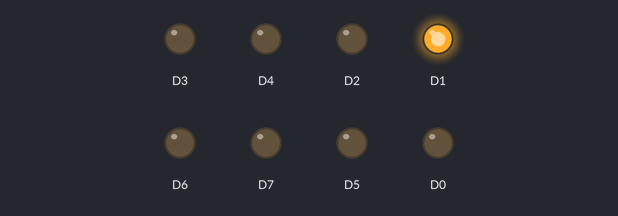
Simulated run of this sketch. Board: ESP8266 (NodeMCU). On the bench: output pins drawn as LEDs (lit = HIGH). WiFi joins after 1.5 s; servers stay silent unless stated; what the sketch prints to the serial monitor is not drawn.

Above: at 0.1 s.
At 1.0 s:
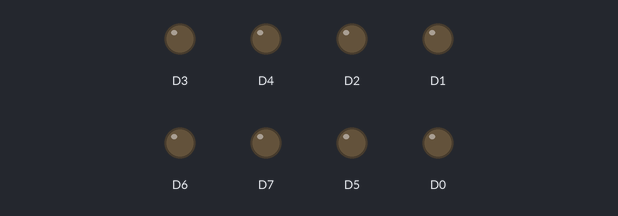
At 1.9 s:
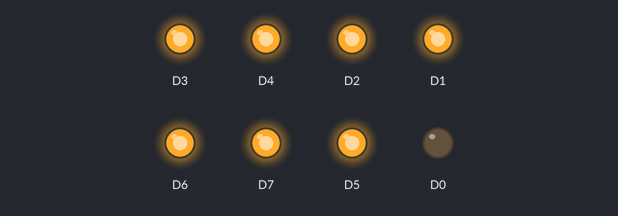
Timing chart, 0 to 3.4 s (numbered marks = the images above):
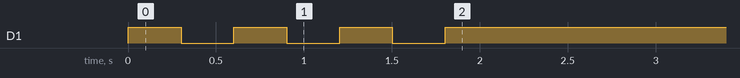

The sketch:

Allhigh.ino
```cpp
#include <ESP8266WiFi.h>
#include <WiFiClient.h>

// WiFi information
const char ssid[] = "MotoG";
const char password[]  = "12345678";
String line="";

//Only used if using Static IP
IPAddress ip(192, 168, 0, 6); //IP
IPAddress gatewayDNS(192, 168, 0, 1);//DNS and Gewateway
IPAddress netmask(255, 255, 255,0); //Netmask

//Server IP or domain name
const char* host = "mumbaiiot.000webhostapp.com";
//http://<my-local-subnet-host>:80/foo.html


// constants
int counter,i,j,b;   //wow it was in sleep mode
float t1,t2;
boolean wificonnect = false;
char webstring [2];
boolean gtfo =false;
const char* check="z";
int a[5];
// Global variables
WiFiClient client;

void setup() {

  // Set up serial console to read web page
  Serial.begin(115200);
  pinMode(D0,OUTPUT);
  pinMode(D1,OUTPUT);
  pinMode(D2,OUTPUT);
  pinMode(D3,OUTPUT);
  pinMode(D4,OUTPUT);
  pinMode(D5,OUTPUT);
  pinMode(D6,OUTPUT);
  pinMode(D7,OUTPUT);


  Serial.println("************");
  Serial.println("begin");
  // Connect to WiFi
  connectWiFi();

  digitalWrite(D7,HIGH);

}

void loop() {
   delay(500);

         }

// Attempt to connect to WiFi
void connectWiFi() {
  Serial.println("Connecting to Wifi");
  WiFi.mode(WIFI_STA);
//  WiFi.config(ip, gateway, subnet);
  WiFi.begin(ssid, password);
  while (WiFi.status() != WL_CONNECTED)
  {
    digitalWrite(D1,HIGH);
    if(counter > 15)
    {
      Serial.println("- can't connect, going to sleep");
       wificonnect = false;
       digitalWrite(D1,LOW);
      // hibernate(failConnectRetryInterval);
    }
   delay(300);
    digitalWrite(D1,LOW);
    Serial.print(".");
    delay(300);
    digitalWrite(D1,HIGH);
    counter++;
  }
  if(WiFi.status() == WL_CONNECTED)
  {
  Serial.print(ssid);
  Serial.println(" connected");
  wificonnect = true;
  digitalWrite(D1,HIGH);
  digitalWrite(D2,HIGH);
  digitalWrite(D3,HIGH);
  digitalWrite(D4,HIGH);
  digitalWrite(D5,HIGH);
  digitalWrite(D6,HIGH);
  digitalWrite(D7,HIGH);// data sending to delta
  }
  }
```
